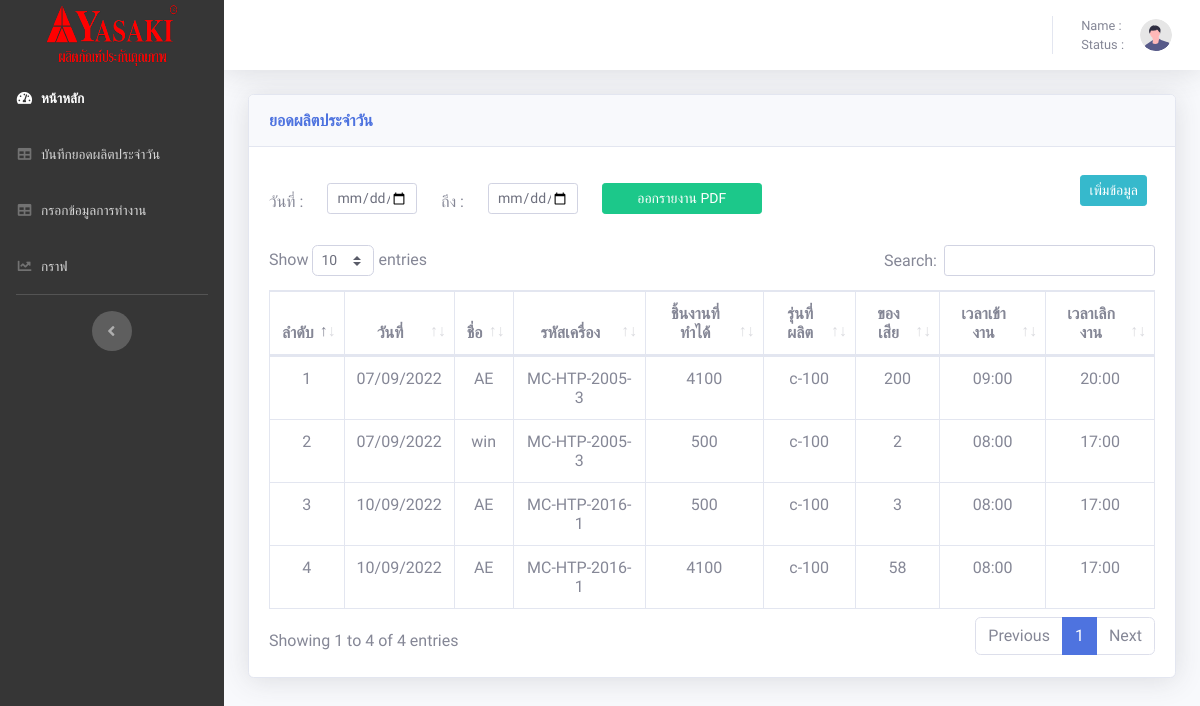
Page /tables.php on the earlier database version.
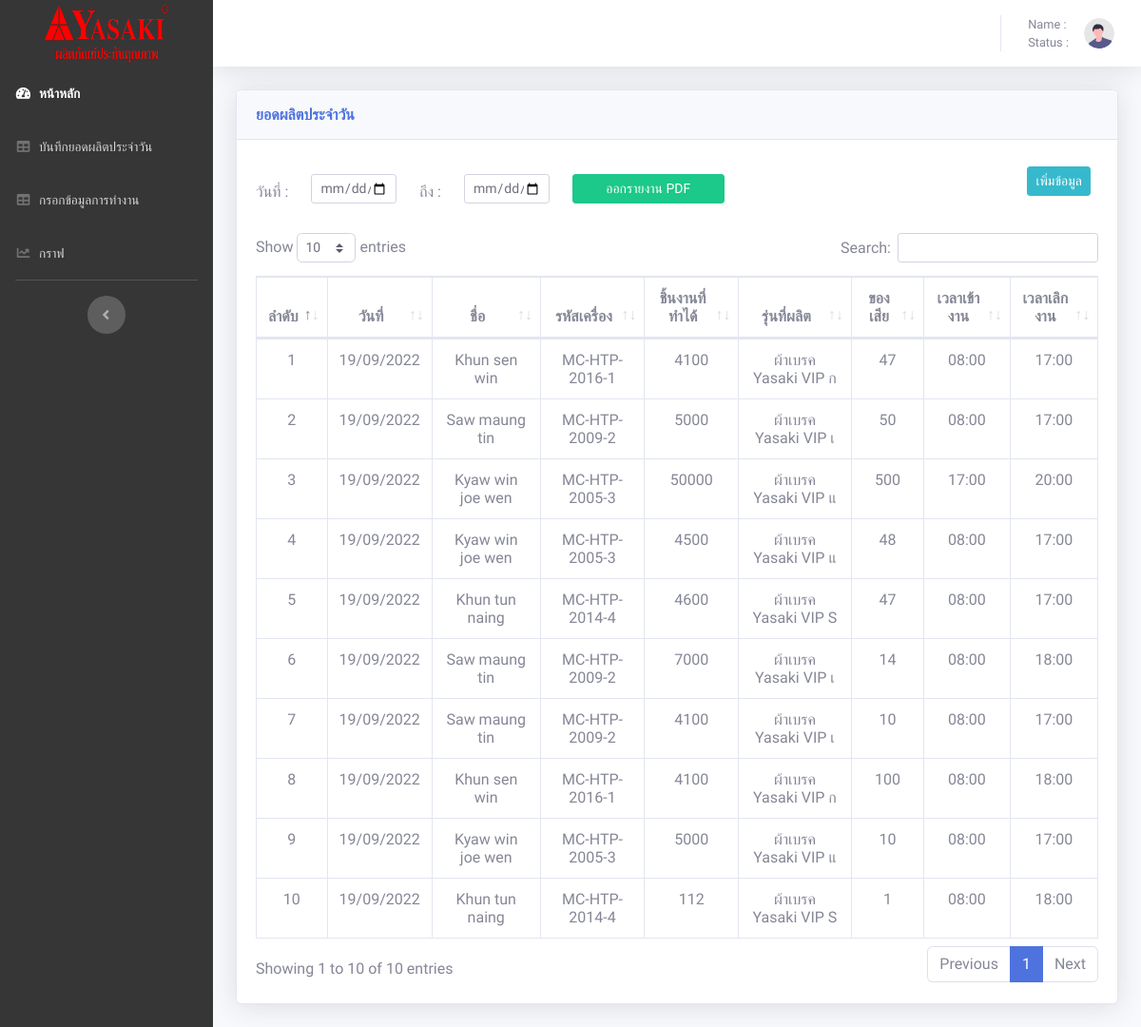
Same page on the later database version.
### tables this page shows
CREATE TABLE `employee` (
  `E_id` int(20) NOT NULL,
  `EName` varchar(20) NOT NULL,
  `Nmac` varchar(50) NOT NULL,
  `Econ` int(20) NOT NULL,
  `Epro` varchar(20) NOT NULL,
  `Edel` int(11) NOT NULL,
  `Etime` varchar(20) NOT NULL,
  `Etimet` varchar(20) NOT NULL,
  `DATE` date NOT NULL
);

### tables.php (the view, shortened to what this page needs)
<!DOCTYPE html>
<html lang="en">
<head>
    <link href="vendor/fontawesome-free/css/all.min.css" rel="stylesheet" type="text/css">
    <link href="css/sb-admin-2.min.css" rel="stylesheet">
    <link href="vendor/datatables/dataTables.bootstrap4.min.css" rel="stylesheet">
</head>
<body id="page-top" style="font-family: 'Pridi', serif;">
    <div id="wrapper">
        <ul class="navbar-nav  sidebar sidebar-dark accordion" style="background-color: rgb(54 54 54);" id="accordionSidebar">
            <a class="sidebar-brand d-flex align-items-center justify-content-center" href="home.php">
                <div class="">
                    <img src="img/logo.png" height="65px" width="140px">
                </div>
            </a>
             <li class="nav-item active">
                <a class="nav-link" href="home.php">
                    <i class="fas fa-fw fa-tachometer-alt"></i>
                    <span>หน้าหลัก</span></a>
            </li>
            <li class="nav-item">
                <a class="nav-link" href="tables.php">
                    <i class="fas fa-fw fa-table"></i>
                    <span>บันทึกยอดผลิตประจำวัน</span></a>
            </li>
            <li class="nav-item">
                <a class="nav-link" href="form.php">
                    <i class="fas fa-fw fa-table"></i>
                    <span>กรอกข้อมูลการทำงาน</span></a>
            </li>
            <li class="nav-item">
                <a class="nav-link" href="charts.php">
                    <i class="fas fa-fw fa-chart-line"></i>
                    <span>กราฟ</span></a>
            </li>
            <hr class="sidebar-divider d-none d-md-block">
            <div class="text-center d-none d-md-inline">
                <button class="rounded-circle border-0" id="sidebarToggle"></button>
            </div>
        </ul>
        <div id="content-wrapper" class="d-flex flex-column">
            <div id="content">
                <nav class="navbar navbar-expand navbar-light bg-white topbar mb-4 static-top shadow">
                    <ul class="navbar-nav ml-auto">
                        <li class="nav-item dropdown no-arrow">
                            <a class="nav-link dropdown-toggle" href="#" id="userDropdown" role="button" data-toggle="dropdown" aria-haspopup="true" aria-expanded="false">
                                <span class="mr-2 d-none d-lg-inline text-gray-600 small">Name : <?php echo $_SESSION["user"] ?> <br>Status : <?php echo $_SESSION["status"] ?> </span>
                                <img class="img-profile rounded-circle" src="img/undraw_profile.svg">
                            </a>
                        </li>
                    </ul>
                </nav>
                <div class="container-fluid">
                    <div class="card shadow mb-4">
                        <div class="card-header py-3">
                            <h6 class="m-0 font-weight-bold text-primary">ยอดผลิตประจำวัน</h6>
                        </div>
                        <div class="card-body">
                            <div class="row mb-4">
                                <div class="col-6">
                                    <div class="row mt-3">
                                        <div class="col-auto">
                                            <label for="d1" class="col-form-label">วันที่ : </label>
                                        </div>
                                        <div class="col-sm-3"><input type="date" name="d1" id="d1" class="form-control form-control-sm"></div>
                                        <div class="col-auto">
                                            <label for="d2" class="col-form-label">ถึง : </label>
                                        </div>
                                        <div class="col-sm-3"><input type="date" name="d2" id="d2" class="form-control form-control-sm"></div>
                                        <div class="col-sm-3"><button type="button" id="pdf" class="btn btn-sm btn-success" onclick="x()" style="width: 10rem;"><i class="bi bi-filetype-pdf"></i> ออกรายงาน PDF</button></div>
                                    </div>
                                </div>
                                <div class="col-6">
                                    <div class="d-flex flex-row-reverse">
                                        <div class="p-2"><a href="addtables.php"><button type="button" class="btn-info btn-sm btn ">เพิ่มข้อมูล</button></a></div>
                                    </div>
                                </div>
                            </div>
                            <div class="table-responsive">
                                <table class="table table-bordered text-center" id="dataTable" width="100%" cellspacing="0">
                                    <thead>
                                        <tr>
                                            <th>ลำดับ</th>
                                            <th>วันที่</th>
                                            <th>ชื่อ</th>
                                            <th>รหัสเครื่อง</th>
                                            <th>ชิ้นงานที่ทำได้</th>
                                            <th>รุ่นที่ผลิต</th>
                                            <th>ของเสีย</th>
                                            <th>เวลาเข้างาน</th>
                                            <th>เวลาเลิกงาน</th>
                                        </tr>
                                    </thead>
                                    <?php
                                    require('config.php');
                                    mysqli_query($conn, 'SET NAMES UTF8');
                                    $sql = "SELECT * FROM employee ";
                                    $query = mysqli_query($conn, $sql);
                                    $n1 = 0;
                                    while ($value = mysqli_fetch_array($query)) {
                                        $d = date_create($value['DATE']);
                                        $d1 = date_format($d, "d/m/Y");
                                        $n1++;
                                        echo '<tr>
                    <td>' . $n1 . '</td>
                    <td>' . $d1 . '</td>
                    <td>' . $value['EName'] . '</td>
                    <td>' . $value['Nmac'] . '</td>
                    <td>' . $value['Econ'] . '</td>
                    <td>' . $value['Epro'] . '</td>
                    <td>' . $value['Edel'] . '</td>
                    <td>' . $value['Etime'] . '</td>
                    <td>' . $value['Etimet'] . '</td>
                </tr>';
                                    }
                                    ?>
                                </table>
                            </div>
                        </div>
                    </div>
                </div>
            </div>
        </div>
    </div>
</body>
</html>

Differences in the rows shown:
removed employee: DATE "07/09/2022", EName "AE", Nmac "MC-HTP-2005-3", Econ "4100", Epro "c-100", Edel "200", Etime "09:00", Etimet "20:00"
removed employee: DATE "07/09/2022", EName "win", Nmac "MC-HTP-2005-3", Econ "500", Epro "c-100", Edel "2", Etime "08:00", Etimet "17:00"
removed employee: DATE "10/09/2022", EName "AE", Nmac "MC-HTP-2016-1", Econ "500", Epro "c-100", Edel "3", Etime "08:00", Etimet "17:00"
removed employee: DATE "10/09/2022", EName "AE", Nmac "MC-HTP-2016-1", Econ "4100", Epro "c-100", Edel "58", Etime "08:00", Etimet "17:00"
added employee: DATE "19/09/2022", EName "Khun sen win", Nmac "MC-HTP-2016-1", Econ "4100", Epro "ผ้าเบรค Yasaki VIP ก", Edel "47", Etime "08:00", Etimet "17:00"
added employee: DATE "19/09/2022", EName "Saw maung tin", Nmac "MC-HTP-2009-2", Econ "5000", Epro "ผ้าเบรค Yasaki VIP เ", Edel "50", Etime "08:00", Etimet "17:00"
added employee: DATE "19/09/2022", EName "Kyaw win joe wen", Nmac "MC-HTP-2005-3", Econ "50000", Epro "ผ้าเบรค Yasaki VIP แ", Edel "500", Etime "17:00", Etimet "20:00"
added employee: DATE "19/09/2022", EName "Kyaw win joe wen", Nmac "MC-HTP-2005-3", Econ "4500", Epro "ผ้าเบรค Yasaki VIP แ", Edel "48", Etime "08:00", Etimet "17:00"
added employee: DATE "19/09/2022", EName "Khun tun naing", Nmac "MC-HTP-2014-4", Econ "4600", Epro "ผ้าเบรค Yasaki VIP S", Edel "47", Etime "08:00", Etimet "17:00"
added employee: DATE "19/09/2022", EName "Saw maung tin", Nmac "MC-HTP-2009-2", Econ "7000", Epro "ผ้าเบรค Yasaki VIP เ", Edel "14", Etime "08:00", Etimet "18:00"
added employee: DATE "19/09/2022", EName "Saw maung tin", Nmac "MC-HTP-2009-2", Econ "4100", Epro "ผ้าเบรค Yasaki VIP เ", Edel "10", Etime "08:00", Etimet "17:00"
added employee: DATE "19/09/2022", EName "Khun sen win", Nmac "MC-HTP-2016-1", Econ "4100", Epro "ผ้าเบรค Yasaki VIP ก", Edel "100", Etime "08:00", Etimet "18:00"
added employee: DATE "19/09/2022", EName "Kyaw win joe wen", Nmac "MC-HTP-2005-3", Econ "5000", Epro "ผ้าเบรค Yasaki VIP แ", Edel "10", Etime "08:00", Etimet "17:00"
added employee: DATE "19/09/2022", EName "Khun tun naing", Nmac "MC-HTP-2014-4", Econ "112", Epro "ผ้าเบรค Yasaki VIP S", Edel "1", Etime "08:00", Etimet "18:00"
Other differences:
text written by a page script: "Show entries Search: Showing 1 to 4 of 4 entries Previous 1 Next" → "Show entries Search: Showing 1 to 10 of 10 entries Previous 1 Next"
